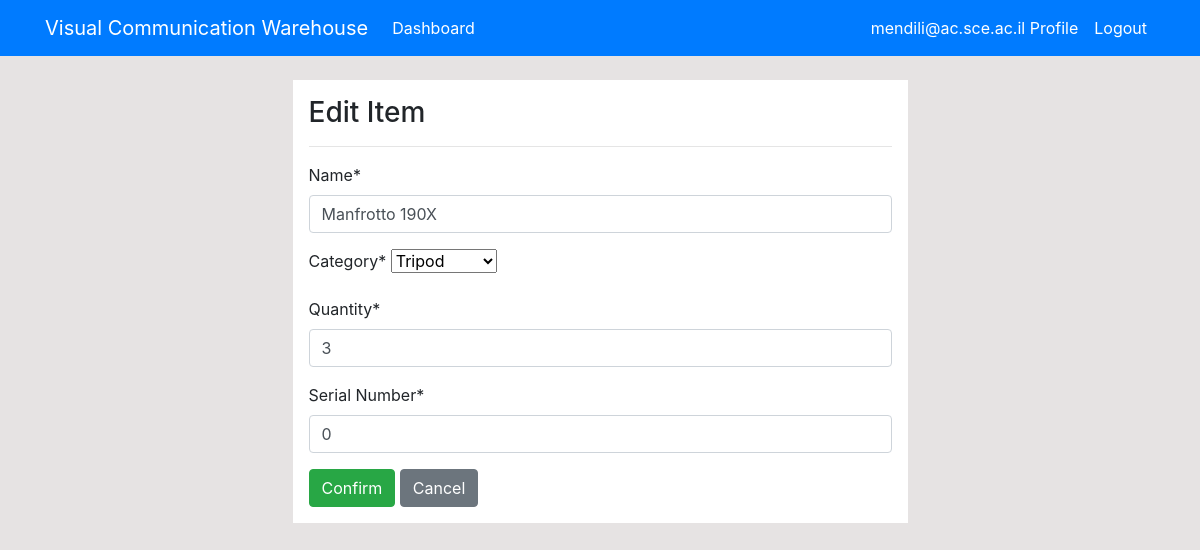
The page /product/edit/6/ (signed in) on the database its author committed.
### dashboard/models.py (models this page shows, shortened)
class Product(models.Model):
    name = models.CharField(max_length=100,null=True)
    sn = models.CharField(max_length=20, null=True, verbose_name='Serial Number')
    category = models.CharField(max_length=100,choices=CATEGORY,null=True)
    quantity = models.PositiveIntegerField(null=True)

### dashboard/views.py (the view)
# urls.py: path('product/edit/<int:pk>/', views.product_edit, name='dashboard-product-edit'),
@login_required(login_url='user-login')
def product_edit(request, pk):
    item = Product.objects.get(id=pk)
    if request.method == 'POST':
        form = ProductForm(request.POST, instance=item)
        if form.is_valid():
            form.save()
            return redirect('dashboard-product')
    else:
        form = ProductForm(instance=item)
    context = {
        'form': form,
    }
    return render(request, 'dashboard/product_edit.html', context)

### dashboard/forms.py
class ProductForm(forms.ModelForm):
    class Meta:
        model = Product
        fields = ['name','category','quantity','sn']

### templates/dashboard/product_edit.html (shortened to what this page needs)
{% extends 'partials/base.html' %}
{% load crispy_forms_tags %}
{% block content %}
<div class="row my-4">
    <div class="col-md-6 offset-md-3 p-3 bg-white">
        <h3>Edit Item</h3>
        <hr>
        <form form method="POST">
            {{ form|crispy }}
            <input class="btn btn-success" type="submit" value="Confirm">
            <a class="btn btn-secondary" href="{% url 'dashboard-product' %}">Cancel</a>
        </form>
    </div>
</div>
{% endblock %}

### templates/partials/nav.html (shortened to what this page needs)
<nav class="navbar navbar-expand-lg navbar-info bg-primary">
    {% if user.is_authenticated %}
    <div class="container">
        <a class="navbar-brand text-white" href="{%url 'dashboard-index'%}">Visual Communication Warehouse</a>
        <div class="collapse navbar-collapse" id="navbarSupportedContent">
            <ul class="navbar-nav mr-auto">
                <li class="nav-item active">
                    <a class="nav-link text-white" href="{% url 'dashboard-index' %}">Dashboard </a>
                </li>
            </ul>
            <ul class="navbar-nav ml-auto">
                <li class="nav-item active">
                    <a class="nav-link text-white" href="{% url 'user_profile' %}">{{ user.username }} Profile
                        <span class="sr-only">(current)</span></a>
                </li>
                <li class="nav-item">
                    <a class="nav-link text-white" href="{% url 'user_logout' %}">Logout</a>
                </li>
            </ul>
            {% endif %}
        </div>
    </div>
</nav>

### static/style.css (style rules this page uses)
body { background: rgb(230, 227, 227); }

### rows shown on the page
Product: name "Manfrotto 190X", category "Tripod", quantity "3", sn "0"

### other values the page prints
{{ user.username }} "mendili@ac.sce.ac.il"
